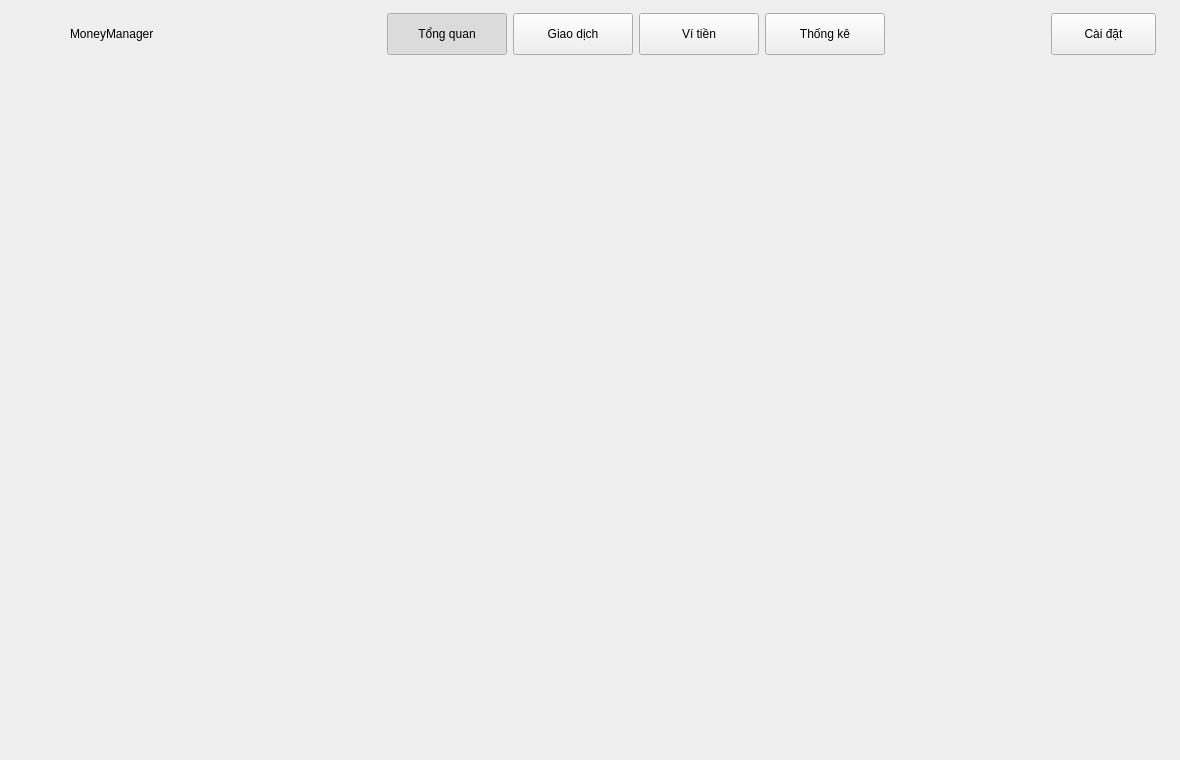
<?xml version="1.0" encoding="utf-8"?>
<ui version="4.0">
 <class>MainWindow</class>
 <widget class="QMainWindow" name="MainWindow">
  <property name="geometry"><rect><x>0</x><y>0</y><width>1180</width><height>760</height></rect></property>
  <property name="minimumSize"><size><width>1024</width><height>640</height></size></property>
  <property name="windowTitle"><string>MoneyManager</string></property>
  <widget class="QWidget" name="centralWidget">
   <layout class="QVBoxLayout" name="mainVerticalLayout">
    <property name="spacing"><number>0</number></property>
    <property name="leftMargin"><number>0</number></property>
    <property name="topMargin"><number>0</number></property>
    <property name="rightMargin"><number>0</number></property>
    <property name="bottomMargin"><number>0</number></property>
    <item>
     <widget class="QFrame" name="headerFrame">
      <property name="minimumSize"><size><width>0</width><height>68</height></size></property>
      <property name="maximumSize"><size><width>16777215</width><height>72</height></size></property>
      <layout class="QHBoxLayout" name="headerLayout">
       <property name="spacing"><number>10</number></property>
       <property name="leftMargin"><number>24</number></property>
       <property name="topMargin"><number>10</number></property>
       <property name="rightMargin"><number>24</number></property>
       <property name="bottomMargin"><number>10</number></property>
       <item><widget class="QLabel" name="lblAppLogo"><property name="minimumSize"><size><width>36</width><height>36</height></size></property><property name="maximumSize"><size><width>36</width><height>36</height></size></property><property name="text"><string/></property></widget></item>
       <item><widget class="QLabel" name="lblAppTitle"><property name="minimumSize"><size><width>150</width><height>0</height></size></property><property name="text"><string>MoneyManager</string></property></widget></item>
       <item><spacer name="headerLeftSpacer"><property name="orientation"><enum>Qt::Horizontal</enum></property><property name="sizeHint" stdset="0"><size><width>20</width><height>20</height></size></property></spacer></item>
       <item>
        <layout class="QHBoxLayout" name="navLayout">
         <property name="spacing"><number>6</number></property>
         <item><widget class="QPushButton" name="btnNavDashboard">
          <property name="minimumSize"><size><width>120</width><height>42</height></size></property>
          <property name="text"><string>Tổng quan</string></property>
          <property name="checkable"><bool>true</bool></property>
          <property name="checked"><bool>true</bool></property>
          <property name="role" stdset="0"><string notr="true">nav</string></property>
          <attribute name="buttonGroup"><string notr="true">navButtonGroup</string></attribute>
         </widget></item>
         <item><widget class="QPushButton" name="btnNavTransactions">
          <property name="minimumSize"><size><width>120</width><height>42</height></size></property>
          <property name="text"><string>Giao dịch</string></property>
          <property name="checkable"><bool>true</bool></property>
          <property name="checked"><bool>false</bool></property>
          <property name="role" stdset="0"><string notr="true">nav</string></property>
          <attribute name="buttonGroup"><string notr="true">navButtonGroup</string></attribute>
         </widget></item>
         <item><widget class="QPushButton" name="btnNavWallets">
          <property name="minimumSize"><size><width>120</width><height>42</height></size></property>
          <property name="text"><string>Ví tiền</string></property>
          <property name="checkable"><bool>true</bool></property>
          <property name="checked"><bool>false</bool></property>
          <property name="role" stdset="0"><string notr="true">nav</string></property>
          <attribute name="buttonGroup"><string notr="true">navButtonGroup</string></attribute>
         </widget></item>
         <item><widget class="QPushButton" name="btnNavStats">
          <property name="minimumSize"><size><width>120</width><height>42</height></size></property>
          <property name="text"><string>Thống kê</string></property>
          <property name="checkable"><bool>true</bool></property>
          <property name="checked"><bool>false</bool></property>
          <property name="role" stdset="0"><string notr="true">nav</string></property>
          <attribute name="buttonGroup"><string notr="true">navButtonGroup</string></attribute>
         </widget></item>
        </layout>
       </item>
       <item><spacer name="headerRightSpacer"><property name="orientation"><enum>Qt::Horizontal</enum></property><property name="sizeHint" stdset="0"><size><width>20</width><height>20</height></size></property></spacer></item>
       <item><widget class="QPushButton" name="btnNavSettings"><property name="minimumSize"><size><width>105</width><height>42</height></size></property><property name="text"><string>Cài đặt</string></property><property name="checkable"><bool>true</bool></property><property name="role" stdset="0"><string notr="true">nav</string></property><attribute name="buttonGroup"><string notr="true">navButtonGroup</string></attribute></widget></item>
      </layout>
     </widget>
    </item>
    <item>
     <widget class="QFrame" name="contentFrame">
      <layout class="QVBoxLayout" name="contentLayout">
       <property name="spacing"><number>0</number></property>
       <property name="leftMargin"><number>0</number></property>
       <property name="topMargin"><number>0</number></property>
       <property name="rightMargin"><number>0</number></property>
       <property name="bottomMargin"><number>0</number></property>
       <item><widget class="QStackedWidget" name="stackedWidget"><property name="currentIndex"><number>0</number></property></widget></item>
      </layout>
     </widget>
    </item>
   </layout>
  </widget>
 </widget>
 <resources/>
 <connections/>
 <buttongroups><buttongroup name="navButtonGroup"><property name="exclusive"><bool>true</bool></property></buttongroup></buttongroups>
</ui>
